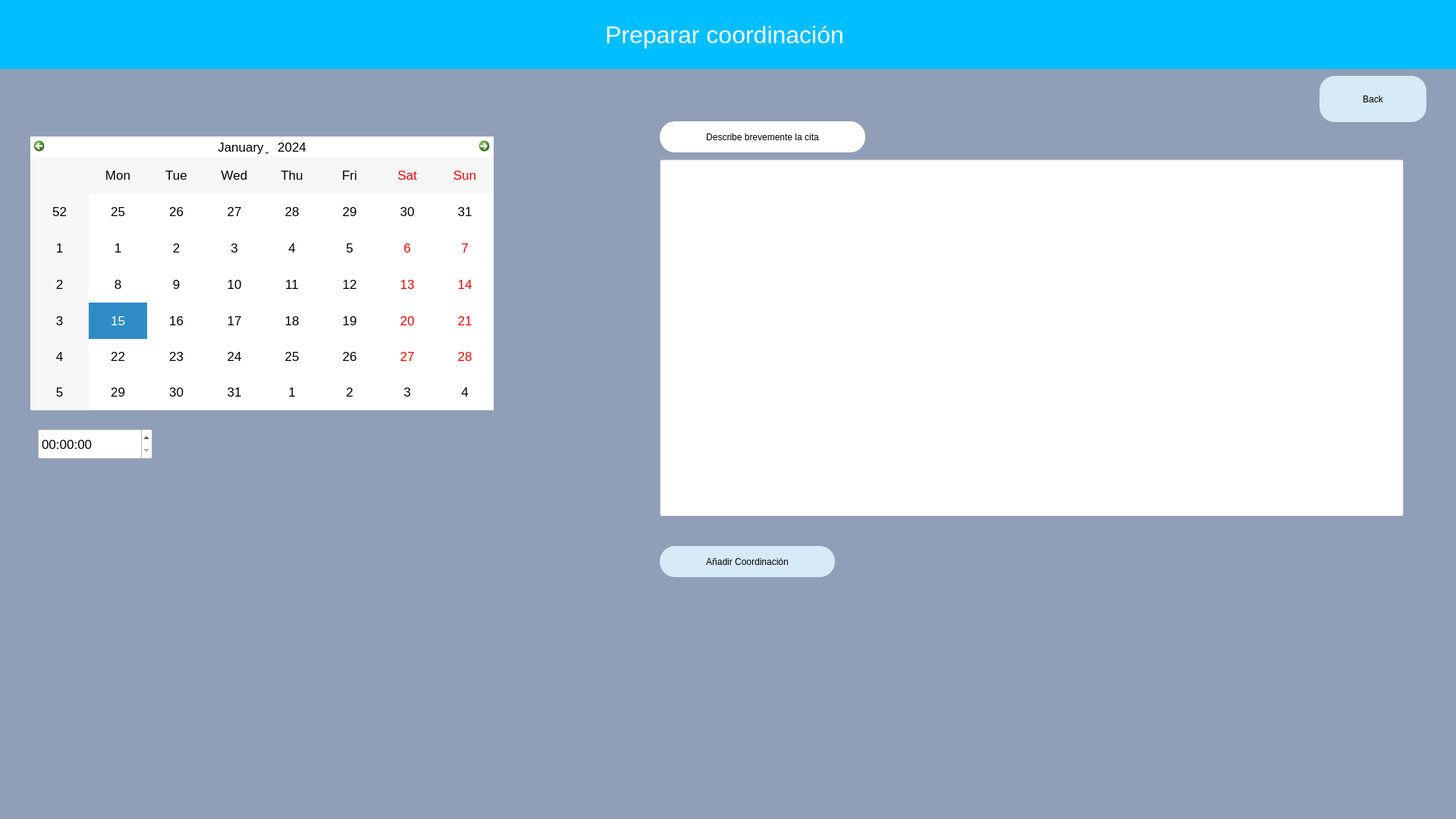
<?xml version="1.0" encoding="UTF-8"?>
<ui version="4.0">
 <class>Calendar</class>
 <widget class="QWidget" name="Calendar">
  <property name="geometry">
   <rect>
    <x>0</x>
    <y>0</y>
    <width>1920</width>
    <height>1080</height>
   </rect>
  </property>
  <property name="windowTitle">
   <string>Form</string>
  </property>
  <property name="styleSheet">
   <string notr="true">background-color:rgb(144, 158, 184);</string>
  </property>
  <widget class="QCalendarWidget" name="calendarWidget">
   <property name="geometry">
    <rect>
     <x>40</x>
     <y>180</y>
     <width>611</width>
     <height>361</height>
    </rect>
   </property>
   <property name="styleSheet">
    <string notr="true">background:white;
font: 13pt;
color:black;</string>
   </property>
  </widget>
  <widget class="QTimeEdit" name="timefield">
   <property name="geometry">
    <rect>
     <x>50</x>
     <y>565</y>
     <width>151</width>
     <height>41</height>
    </rect>
   </property>
   <property name="styleSheet">
    <string notr="true">background:white;
font: 13pt;
</string>
   </property>
  </widget>
  <widget class="QLabel" name="label">
   <property name="geometry">
    <rect>
     <x>-10</x>
     <y>0</y>
     <width>1931</width>
     <height>91</height>
    </rect>
   </property>
   <property name="styleSheet">
    <string notr="true">
color:white;
font-size: 32px;
background: #01BFFF;
</string>
   </property>
   <property name="text">
    <string>Preparar coordinación</string>
   </property>
   <property name="alignment">
    <set>Qt::AlignCenter</set>
   </property>
  </widget>
  <widget class="QLabel" name="lblFeedback">
   <property name="geometry">
    <rect>
     <x>430</x>
     <y>560</y>
     <width>741</width>
     <height>151</height>
    </rect>
   </property>
   <property name="styleSheet">
    <string notr="true">Color: green;
font:12pt;</string>
   </property>
   <property name="text">
    <string/>
   </property>
  </widget>
  <widget class="QLineEdit" name="SpecialDateDesc">
   <property name="geometry">
    <rect>
     <x>870</x>
     <y>210</y>
     <width>981</width>
     <height>471</height>
    </rect>
   </property>
   <property name="styleSheet">
    <string notr="true">background: white;</string>
   </property>
   <property name="alignment">
    <set>Qt::AlignLeading|Qt::AlignLeft|Qt::AlignTop</set>
   </property>
  </widget>
  <widget class="QLabel" name="label_2">
   <property name="geometry">
    <rect>
     <x>870</x>
     <y>160</y>
     <width>271</width>
     <height>41</height>
    </rect>
   </property>
   <property name="styleSheet">
    <string notr="true">background: white;
border-radius: 20px;
</string>
   </property>
   <property name="text">
    <string>Describe brevemente la cita</string>
   </property>
   <property name="alignment">
    <set>Qt::AlignCenter</set>
   </property>
  </widget>
  <widget class="QPushButton" name="BtnBack">
   <property name="geometry">
    <rect>
     <x>1740</x>
     <y>100</y>
     <width>141</width>
     <height>61</height>
    </rect>
   </property>
   <property name="styleSheet">
    <string notr="true">border-radius:20px;
background-color: rgb(214, 234, 248);
font: 14pt &quot;MS Shell Dlg 2&quot;;
</string>
   </property>
   <property name="text">
    <string>Back</string>
   </property>
  </widget>
  <widget class="QPushButton" name="BtnAddSpecialDate">
   <property name="geometry">
    <rect>
     <x>870</x>
     <y>720</y>
     <width>231</width>
     <height>41</height>
    </rect>
   </property>
   <property name="styleSheet">
    <string notr="true">border-radius:20px;
background-color: rgb(214, 234, 248);
font: 14pt &quot;MS Shell Dlg 2&quot;;
</string>
   </property>
   <property name="text">
    <string>Añadir Coordinación</string>
   </property>
  </widget>
 </widget>
 <resources/>
 <connections/>
</ui>
